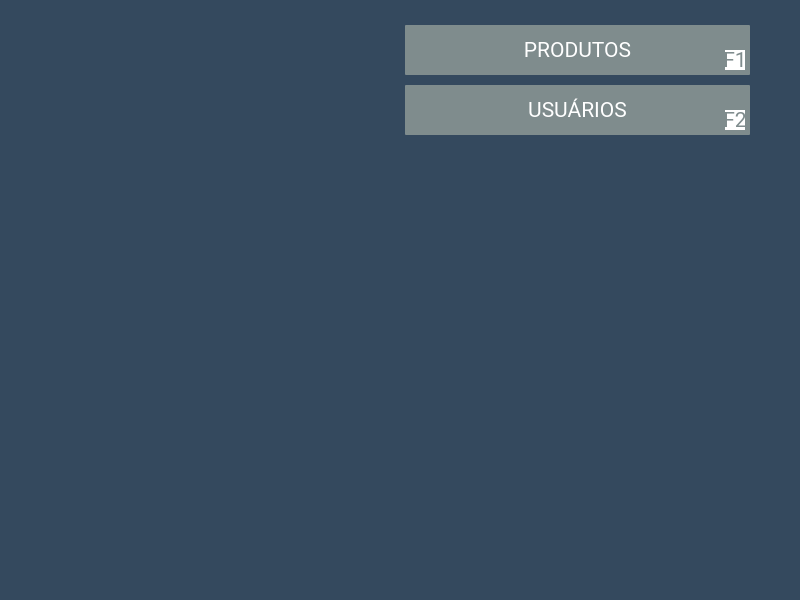
<?xml version="1.0" encoding="UTF-8"?>
<ui version="4.0">
 <class>Janela_cadastros</class>
 <widget class="QDialog" name="Janela_cadastros">
  <property name="geometry">
   <rect>
    <x>0</x>
    <y>0</y>
    <width>800</width>
    <height>600</height>
   </rect>
  </property>
  <property name="minimumSize">
   <size>
    <width>800</width>
    <height>600</height>
   </size>
  </property>
  <property name="maximumSize">
   <size>
    <width>800</width>
    <height>600</height>
   </size>
  </property>
  <property name="font">
   <font>
    <family>Roboto</family>
    <pointsize>16</pointsize>
   </font>
  </property>
  <property name="windowTitle">
   <string>Wefix Store™</string>
  </property>
  <property name="windowIcon">
   <iconset resource="imgs.qrc">
    <normaloff>:/Imgs/UI/PNG/icon.png</normaloff>:/Imgs/UI/PNG/icon.png</iconset>
  </property>
  <property name="styleSheet">
   <string notr="true">background-color: rgb(52, 73, 94);
color:rgb(255, 255, 255);</string>
  </property>
  <widget class="QPushButton" name="btn_clientes">
   <property name="geometry">
    <rect>
     <x>405</x>
     <y>85</y>
     <width>345</width>
     <height>50</height>
    </rect>
   </property>
   <property name="cursor">
    <cursorShape>PointingHandCursor</cursorShape>
   </property>
   <property name="styleSheet">
    <string notr="true">#btn_clientes
{
	
	background-color: rgb(127, 140, 141);
	
	font: 18pt &quot;Roboto&quot;;
	border-radius:1px;
}

#btn_clientes:hover
{
	
	background-color: rgb(149, 165, 166);
}</string>
   </property>
   <property name="text">
    <string>USUÁRIOS</string>
   </property>
   <property name="iconSize">
    <size>
     <width>20</width>
     <height>20</height>
    </size>
   </property>
   <property name="shortcut">
    <string>F2</string>
   </property>
  </widget>
  <widget class="QPushButton" name="btn_produtos">
   <property name="geometry">
    <rect>
     <x>405</x>
     <y>25</y>
     <width>345</width>
     <height>50</height>
    </rect>
   </property>
   <property name="cursor">
    <cursorShape>PointingHandCursor</cursorShape>
   </property>
   <property name="styleSheet">
    <string notr="true">#btn_produtos
{
	
	background-color: rgb(127, 140, 141);
	
	font: 18pt &quot;Roboto&quot;;
	border-radius:1px;
}

#btn_produtos:hover
{
	
	background-color: rgb(149, 165, 166);
}</string>
   </property>
   <property name="text">
    <string>PRODUTOS</string>
   </property>
   <property name="iconSize">
    <size>
     <width>20</width>
     <height>20</height>
    </size>
   </property>
   <property name="shortcut">
    <string>F1</string>
   </property>
  </widget>
  <widget class="QLabel" name="label">
   <property name="geometry">
    <rect>
     <x>50</x>
     <y>25</y>
     <width>345</width>
     <height>550</height>
    </rect>
   </property>
   <property name="text">
    <string/>
   </property>
   <property name="pixmap">
    <pixmap resource="imgs.qrc">:/Imgs/UI/PNG/Store/cadastros.png</pixmap>
   </property>
  </widget>
  <widget class="QPushButton" name="btn_voltar">
   <property name="geometry">
    <rect>
     <x>55</x>
     <y>30</y>
     <width>120</width>
     <height>35</height>
    </rect>
   </property>
   <property name="cursor">
    <cursorShape>PointingHandCursor</cursorShape>
   </property>
   <property name="styleSheet">
    <string notr="true">#btn_voltar
{
	background: transparent;
	border-radius:1px;
}

#btn_voltar:hover
{
	
	background-color: rgb(39, 174, 96);
}</string>
   </property>
   <property name="text">
    <string/>
   </property>
   <property name="icon">
    <iconset resource="imgs.qrc">
     <normaloff>:/Imgs/UI/PNG/Store/voltar.png</normaloff>:/Imgs/UI/PNG/Store/voltar.png</iconset>
   </property>
   <property name="iconSize">
    <size>
     <width>100</width>
     <height>25</height>
    </size>
   </property>
  </widget>
  <widget class="QLabel" name="label_3">
   <property name="geometry">
    <rect>
     <x>410</x>
     <y>40</y>
     <width>20</width>
     <height>20</height>
    </rect>
   </property>
   <property name="styleSheet">
    <string notr="true">background-color:transparent;
background-image:url(:/Imgs/UI/Icones/Produtos/produtos.png);</string>
   </property>
   <property name="text">
    <string/>
   </property>
   <property name="textFormat">
    <enum>Qt::PlainText</enum>
   </property>
   <property name="alignment">
    <set>Qt::AlignHCenter|Qt::AlignTop</set>
   </property>
  </widget>
  <widget class="QLabel" name="label_4">
   <property name="geometry">
    <rect>
     <x>410</x>
     <y>100</y>
     <width>25</width>
     <height>20</height>
    </rect>
   </property>
   <property name="styleSheet">
    <string notr="true">background-color:transparent;
background-image:url(:/Imgs/UI/Icones/clientes.png)</string>
   </property>
   <property name="text">
    <string/>
   </property>
   <property name="textFormat">
    <enum>Qt::PlainText</enum>
   </property>
   <property name="alignment">
    <set>Qt::AlignHCenter|Qt::AlignTop</set>
   </property>
  </widget>
  <widget class="QLabel" name="label_5">
   <property name="geometry">
    <rect>
     <x>725</x>
     <y>50</y>
     <width>20</width>
     <height>20</height>
    </rect>
   </property>
   <property name="styleSheet">
    <string notr="true">background:#FFF;
color: rgb(127, 140, 141);
font: 10pt &quot;Roboto&quot;;</string>
   </property>
   <property name="text">
    <string>F1</string>
   </property>
   <property name="alignment">
    <set>Qt::AlignCenter</set>
   </property>
  </widget>
  <widget class="QLabel" name="label_6">
   <property name="geometry">
    <rect>
     <x>725</x>
     <y>110</y>
     <width>20</width>
     <height>20</height>
    </rect>
   </property>
   <property name="styleSheet">
    <string notr="true">background:#FFF;
color: rgb(127, 140, 141);
font: 10pt &quot;Roboto&quot;;</string>
   </property>
   <property name="text">
    <string>F2</string>
   </property>
   <property name="alignment">
    <set>Qt::AlignCenter</set>
   </property>
  </widget>
 </widget>
 <resources>
  <include location="imgs.qrc"/>
 </resources>
 <connections/>
</ui>
